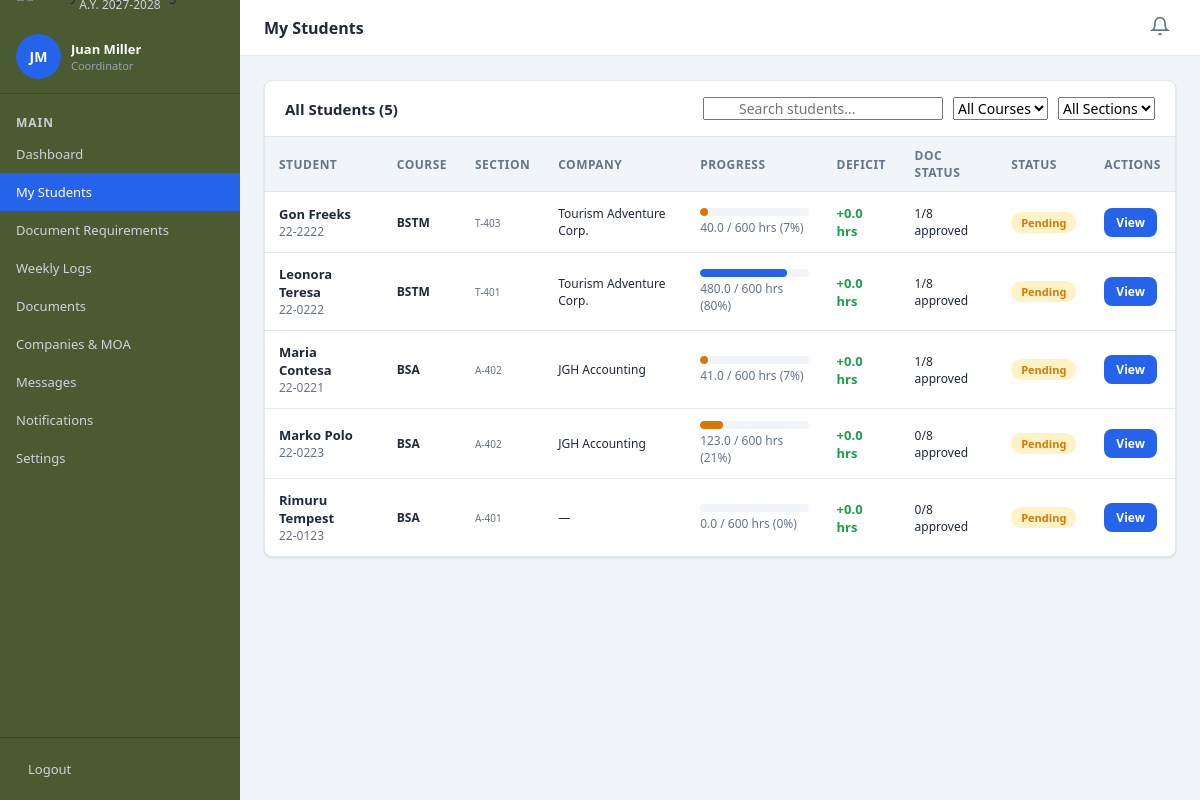
Page /coordinator_students.php (signed in) on the committed database.
### tables this page shows
CREATE TABLE `students` (
  `id` int(11) NOT NULL,
  `user_id` int(11) NOT NULL,
  `student_number` varchar(20) NOT NULL,
  `course` varchar(100) DEFAULT '',
  `section` varchar(20) DEFAULT '',
  `company_name` varchar(150) DEFAULT '',
  `company_id` int(11) DEFAULT NULL,
  `supervisor_id` int(11) DEFAULT NULL,
  `coordinator_id` int(11) DEFAULT NULL,
  `required_hours` decimal(10,2) NOT NULL DEFAULT 600.00,
  `weekly_required_hours` decimal(10,2) NOT NULL DEFAULT 40.00,
  `deployment_date` date DEFAULT NULL,
  `pre_deployment_deadline` date DEFAULT NULL,
  `status` enum('pending','deployed','completed') DEFAULT 'pending'
);

CREATE TABLE `users` (
  `id` int(11) NOT NULL,
  `username` varchar(50) NOT NULL,
  `password` varchar(255) NOT NULL,
  `role` enum('admin','coordinator','student') NOT NULL,
  `full_name` varchar(100) NOT NULL,
  `email` varchar(100) DEFAULT '',
  `created_at` timestamp NOT NULL DEFAULT current_timestamp()
);

### coordinator_students.php (the view, shortened to what this page needs)
<?php
require_once 'sidebar.php';
$coor_id = (int)$_SESSION['user_id'];
$company_options = [];
$company_q = $conn->query("
    SELECT id, company_name
    FROM companies
    WHERE is_active = 1
    ORDER BY company_name ASC
");
if ($company_q) {
    while ($company_row = $company_q->fetch_assoc()) {
        $company_options[] = $company_row;
    }
}
$students_q = $conn->query("
    SELECT s.*, u.full_name, u.email, u.username,
        COALESCE((SELECT SUM(wl.rendered_hours) FROM weekly_logs wl WHERE wl.student_id=s.id AND wl.status!='rejected'),0) as total_rendered,
        (SELECT COUNT(*) FROM weekly_logs wl WHERE wl.student_id=s.id) as total_weeks,
        (SELECT COUNT(*) FROM document_submissions ds WHERE ds.student_id=s.id AND ds.status='approved') as docs_approved,
        (SELECT COUNT(*) FROM document_submissions ds WHERE ds.student_id=s.id) as docs_submitted
    FROM students s
    JOIN users u ON s.user_id = u.id
    WHERE s.coordinator_id=$coor_id
    ORDER BY u.full_name ASC
");
$student_list = [];
while ($row = $students_q->fetch_assoc()) $student_list[] = $row;
$doc_req_count = $conn->query("SELECT COUNT(*) as c FROM document_requirements WHERE is_required=1")->fetch_assoc()['c'];
$view_student = null;
$view_weeks = [];
?>
<!DOCTYPE html>
<html lang="en">
<head>
<link rel="stylesheet" href="style.css">
</head>
<body>
<div class="wrapper">
<div class="main-content">
<div class="page-content">
<?php if ($view_student): ?>
<div style="margin-bottom:16px;">
    <a href="coordinator_students.php" class="btn btn-secondary btn-sm">← Back to Students</a>
</div>
<div class="grid-2 mb-20">
    <div class="card">
        <div class="card-header"><h3><?= htmlspecialchars($view_student['full_name']) ?></h3></div>
        <div class="card-body">
            <?php
            $vt = getTotalRenderedHours($conn, $view_student['id']);
            $vr = $view_student['required_hours'];
            $vpct = $vr > 0 ? min(100, round(($vt/$vr)*100)) : 0;
            $deficit = 0;
            foreach ($view_weeks as $vw) {
                $d = $vw['rendered_hours'] - $view_student['weekly_required_hours'];
                if ($d < 0 && $vw['status'] !== 'rejected') $deficit += $d;
            }
            ?>
            <div style="display:flex;flex-direction:column;gap:10px;">
                <div class="flex-between"><span class="text-muted text-sm">Student No.</span><strong><?= $view_student['student_number'] ?></strong></div>
                <div class="flex-between"><span class="text-muted text-sm">Course</span><strong><?= $view_student['course'] ?></strong></div>
                <div class="flex-between"><span class="text-muted text-sm">Section</span><strong><?= $view_student['section'] ?></strong></div>
                <div class="flex-between"><span class="text-muted text-sm">Company</span><strong><?= $view_student['company_name'] ?: '—' ?></strong></div>
                <div class="flex-between"><span class="text-muted text-sm">Status</span><span class="badge badge-<?= $view_student['status'] ?>"><?= ucfirst($view_student['status']) ?></span></div>
                <div class="flex-between"><span class="text-muted text-sm">Total Rendered</span><strong class="text-success"><?= number_format($vt,1) ?> hrs</strong></div>
                <div class="flex-between"><span class="text-muted text-sm">Required</span><strong><?= number_format($vr,1) ?> hrs</strong></div>
                <div class="flex-between"><span class="text-muted text-sm">Cumulative Deficit</span><strong class="<?= $deficit < 0 ? 'text-danger' : 'text-success' ?>"><?= number_format($deficit,1) ?> hrs</strong></div>
                <div style="padding-top:8px;">
                    <div class="progress-wrap"><div class="progress-bar" style="width:<?= $vpct ?>%"></div></div>
                    <div class="text-sm text-muted" style="margin-top:4px;"><?= $vpct ?>% completed</div>
                </div>
            </div>
        </div>
    </div>
    <div class="card">
        <div class="card-header"><h3>Update Student Settings</h3></div>
        <div class="card-body">
            <form method="POST">
                <input type="hidden" name="student_id" value="<?= $view_student['id'] ?>">
                <div class="form-group">
    <label>Company Applied / Organization</label>
    <?php if (!empty($view_student['company_name'])): ?>
        <div style="
            background:#f8fafc;
            border:1px solid #e2e8f0;
            padding:10px 12px;
            border-radius:8px;
            margin-bottom:10px;
        ">
            <small class="text-muted">Student entered:</small><br>
            <strong>
                <?= htmlspecialchars($view_student['company_name']) ?>
            </strong>
        </div>
    <?php endif; ?>
    <label>Verified Company</label>
    <select name="company_id">
        <option value="">-- Not Yet Verified --</option>
        <?php foreach ($company_options as $company): ?>
            <option value="<?= (int)$company['id'] ?>"
                <?= (int)($view_student['company_id'] ?? 0) === (int)$company['id'] ? 'selected' : '' ?> >
                <?= htmlspecialchars($company['company_name']) ?>
            </option>
        <?php endforeach; ?>
    </select>
</div>
                    <div class="form-group"><label>Weekly Target Hrs</label><input type="number" name="weekly_required_hours" step="0.5" value="<?= $view_student['weekly_required_hours'] ?>"></div>
                    <div class="form-group"><label>Total Required Hrs</label><input type="number" name="required_hours" step="1" value="<?= $view_student['required_hours'] ?>"></div>
                </div>
                <div class="form-group"><label>Deployment Date</label><input type="date" name="deployment_date" value="<?= $view_student['deployment_date'] ?>"></div>
                <div class="form-group"><label>Doc Submission Deadline</label><input type="date" name="pre_deployment_deadline" value="<?= $view_student['pre_deployment_deadline'] ?>"></div>
                <div class="form-group"><label>Status</label>
                    <select name="status">
                        <option value="pending" <?= $view_student['status']==='pending'?'selected':'' ?>>Pending</option>
                        <option value="deployed" <?= $view_student['status']==='deployed'?'selected':'' ?>>Deployed</option>
                        <option value="completed" <?= $view_student['status']==='completed'?'selected':'' ?>>Completed</option>
                    </select>
                </div>
                <button type="submit" name="update_student" class="btn btn-primary btn-block">Save Changes</button>
            </form>
           <form method="POST"
                onsubmit="return confirm('Reset this student rendered hours back to 0?');">
                <input type="hidden"
                name="student_id"
                value="<?= $view_student['id'] ?>">
                <div class="form-group">
                <label>Reset Reason</label>
                <textarea name="reset_reason"
                required
                placeholder="Example: Violation of company rules"></textarea>
                </div>
                <button type="submit"
                name="reset_hours"
                class="btn btn-danger btn-block">
                Reset Rendered Hours
                </button>
            </form>
        </div>
    </div>
</div>
<div class="card">
    <div class="card-header"><h3>Weekly Performance Log</h3></div>
    <?php if (empty($view_weeks)): ?>
    <div class="empty-state"><?= svgIcon('clock') ?><p>No weekly logs submitted yet.</p></div>
    <?php else: ?>
    <div class="table-wrap">
        <table>
            <thead><tr><th>Week</th><th>Period</th><th>Rendered</th><th>Target</th><th>+/- Hrs</th><th>DTR</th><th>Status</th></tr></thead>
            <tbody>
            <?php foreach ($view_weeks as $vw): ?>
            <?php $d = $vw['rendered_hours'] - $view_student['weekly_required_hours']; ?>
            <tr>
                <td>Week <?= $vw['week_number'] ?></td>
                <td class="text-sm text-muted"><?= date('M d', strtotime($vw['week_start'])) ?> - <?= date('M d, Y', strtotime($vw['week_end'])) ?></td>
                <td><strong><?= number_format($vw['rendered_hours'],1) ?> hrs</strong></td>
                <td class="text-muted"><?= number_format($view_student['weekly_required_hours'],1) ?> hrs</td>
                <td><span class="<?= $d>=0?'hours-positive':'hours-negative' ?>"><?= $d>=0?'+':'' ?><?= number_format($d,1) ?> hrs</span></td>
                <td><?php if ($vw['dtr_photo']): ?><a href="<?= UPLOAD_URL.$vw['dtr_photo'] ?>" target="_blank" class="btn btn-sm btn-secondary"><?= svgIcon('eye') ?> View</a><?php else: ?><span class="text-muted text-sm">None</span><?php endif; ?></td>
                <td><span class="badge badge-<?= $vw['status'] ?>"><?= ucfirst($vw['status']) ?></span></td>
            </tr>
            <?php endforeach; ?>
            </tbody>
        </table>
    </div>
    <?php endif; ?>
</div>
<?php else: ?>
<div class="card">
    <div class="card-header">
        <h3>All Students (<?= count($student_list) ?>)</h3>
        <div style="display:flex;gap:10px;flex-wrap:wrap;">
            <div class="search-wrap">
                <input type="text" id="searchInput" placeholder="Search students...">
            </div>
            <select id="courseFilter">
                <option value="">All Courses</option>
            </select>
            <select id="sectionFilter">
                <option value="">All Sections</option>
            </select>
        </div>
    </div>
    <div class="table-wrap">
        <table id="studentsTable">
            <thead><tr><th>Student</th><th>Course</th><th>Section</th><th>Company</th><th>Progress</th><th>Deficit</th><th>Doc Status</th><th>Status</th><th>Actions</th></tr></thead>
            <tbody>
        <?php if (empty($student_list)): ?>
            <tr>
                <td colspan="9" class="text-center text-muted" style="padding:32px;">
                    No students assigned.
                </td>
            </tr>
        <?php else: ?>
        <?php foreach ($student_list as $s): ?>
        <?php
        $pct = $s['required_hours'] > 0
            ? min(100, round(($s['total_rendered'] / $s['required_hours']) * 100))
            : 0;
        $def_q = $conn->query("
                SELECT rendered_hours
                FROM weekly_logs
                WHERE student_id={$s['id']}
                AND status!='rejected'
                ORDER BY week_number ASC
            ");
            $runningDeficit = 0;
            while ($dr = $def_q->fetch_assoc()) {
                $difference = $dr['rendered_hours'] - $s['weekly_required_hours'];
                $runningDeficit += $difference;
                if ($runningDeficit > 0) {
                    $runningDeficit = 0;
                }
            }
            $def = $runningDeficit;
        ?>
        <tr
            data-course="<?= htmlspecialchars($s['course']) ?>"
            data-section="<?= htmlspecialchars($s['section']) ?>"
        >
            <td>
                <div class="font-bold"><?= htmlspecialchars($s['full_name']) ?></div>
                <div class="text-sm text-muted"><?= htmlspecialchars($s['student_number']) ?></div>
            </td>
            <td class="text-sm">
                <strong><?= htmlspecialchars($s['course']) ?></strong>
            </td>
            <td class="text-sm">
                <small class="text-muted"><?= htmlspecialchars($s['section']) ?></small>
            </td>
            <td class="text-sm">
                <?= htmlspecialchars($s['company_name'] ?: '—') ?>
            </td>
            <td style="min-width:120px;">
                <div class="progress-wrap" style="margin-bottom:3px;">
                    <div class="progress-bar <?= $pct>=100?'green':($pct>=50?'':'yellow') ?>"
                        style="width:<?= $pct ?>%">
                    </div>
                </div>
                <div class="text-sm text-muted">
                    <?= number_format($s['total_rendered'],1) ?> /
                    <?= number_format($s['required_hours'],0) ?> hrs
                    (<?= $pct ?>%)
                </div>
            </td>
            <td>
                <span class="<?= $def < 0 ? 'hours-negative' : 'hours-positive' ?>">
                    <?= $def < 0 ? '' : '+' ?><?= number_format($def,1) ?> hrs
                </span>
            </td>
            <td class="text-sm">
                <?= $s['docs_approved'] ?>/<?= $doc_req_count ?> approved
            </td>
            <td>
                <span class="badge badge-<?= $s['status'] ?>">
                    <?= ucfirst($s['status']) ?>
                </span>
            </td>
            <td>
                <a href="?view=<?= $s['id'] ?>" class="btn btn-sm btn-primary">
                    <?= svgIcon('eye') ?> View
                </a>
            </td>
        </tr>
        <?php endforeach; ?>
        <?php endif; ?>
        </tbody>
        </table>
    </div>
</div>
<?php endif; ?>
</div>
</div>
</div>
</body>
</html>

### rows in the picture
students: user.full_name "Gon Freeks", student_number "22-2222", course "BSTM", section "T-403", company_name "Tourism Adventure Corp.", total_rendered "40.0", required_hours "600", pct "7", def "0.0", docs_approved "1", doc_req_count "8", status "Pending"
students: user.full_name "Leonora Teresa", student_number "22-0222", course "BSTM", section "T-401", company_name "Tourism Adventure Corp.", total_rendered "480.0", required_hours "600", pct "80", def "0.0", docs_approved "1", doc_req_count "8", status "Pending"
students: user.full_name "Maria Contesa", student_number "22-0221", course "BSA", section "A-402", company_name "JGH Accounting", total_rendered "41.0", required_hours "600", pct "7", def "0.0", docs_approved "1", doc_req_count "8", status "Pending"
students: user.full_name "Marko Polo", student_number "22-0223", course "BSA", section "A-402", company_name "JGH Accounting", total_rendered "123.0", required_hours "600", pct "21", def "0.0", docs_approved "0", doc_req_count "8", status "Pending"
students: user.full_name "Rimuru Tempest", student_number "22-0123", course "BSA", section "A-401", company_name "—", total_rendered "0.0", required_hours "600", pct "0", def "0.0", docs_approved "0", doc_req_count "8", status "Pending"

### other values in the picture
$initials "JM"
$name "Juan Miller"
$role "Coordinator"
$title "My Students"
count($student_list) "5"
